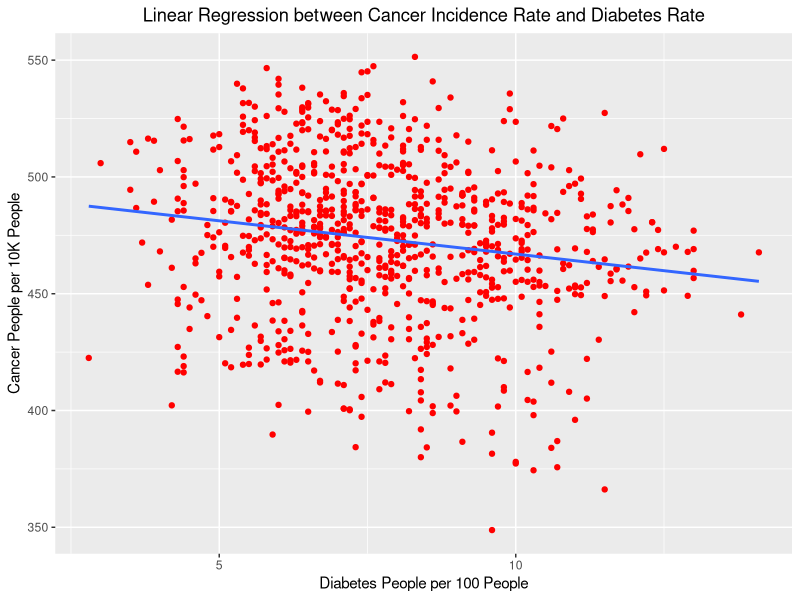
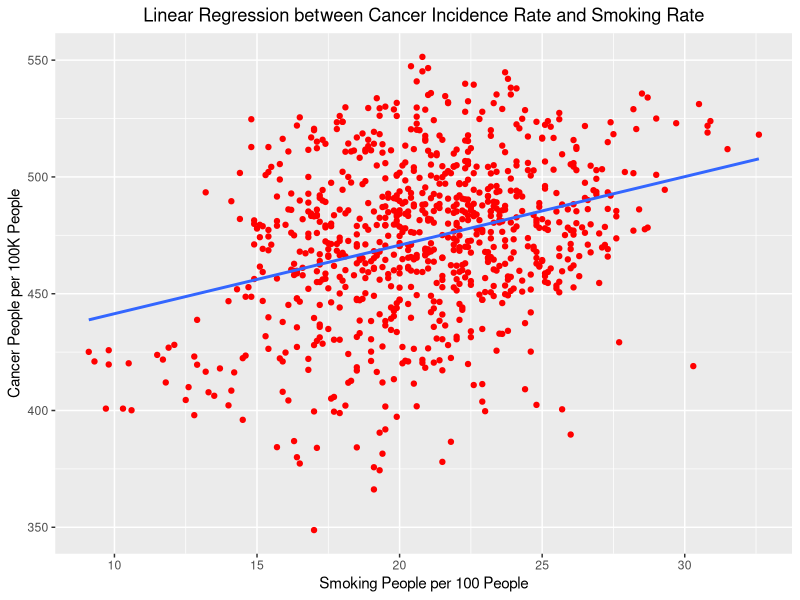

The R script that drew these images, in order:
library(ggplot2)
df <- read.csv("regression.csv")
# create multiple linear model
lm_fit_diabetes <- lm(r ~ d, data=df)
summary(lm_fit_diabetes)
lm_fit_smoking <- lm(r ~ s, data=df)
summary(lm_fit_smoking)


# save predictions of the model in the new data frame 
# together with variable you want to plot against
#predicted_df <- data.frame(mpg_pred = predict(lm_fit, df), d=df$d)

# this is predicted line comparing only chosen variables
ggplot(data = df, aes(x = d, y = r)) + 
  geom_point(color='red') +
  geom_smooth(method = "lm", se = FALSE)+
  xlab('Diabetes People per 100 People')+
  ylab('Cancer People per 10K People')+
  ggtitle('Linear Regression between Cancer Incidence Rate and Diabetes Rate')+
  theme(plot.title = element_text(hjust = 0.5))



# this is predicted line comparing only chosen variables
ggplot(data = df, aes(x = s, y = r)) + 
  geom_point(color='red') +
  geom_smooth(method = "lm", se = FALSE)+
  xlab('Smoking People per 100 People')+
  ylab('Cancer People per 100K People')+
  ggtitle('Linear Regression between Cancer Incidence Rate and Smoking Rate')+
  theme(plot.title = element_text(hjust = 0.5))
